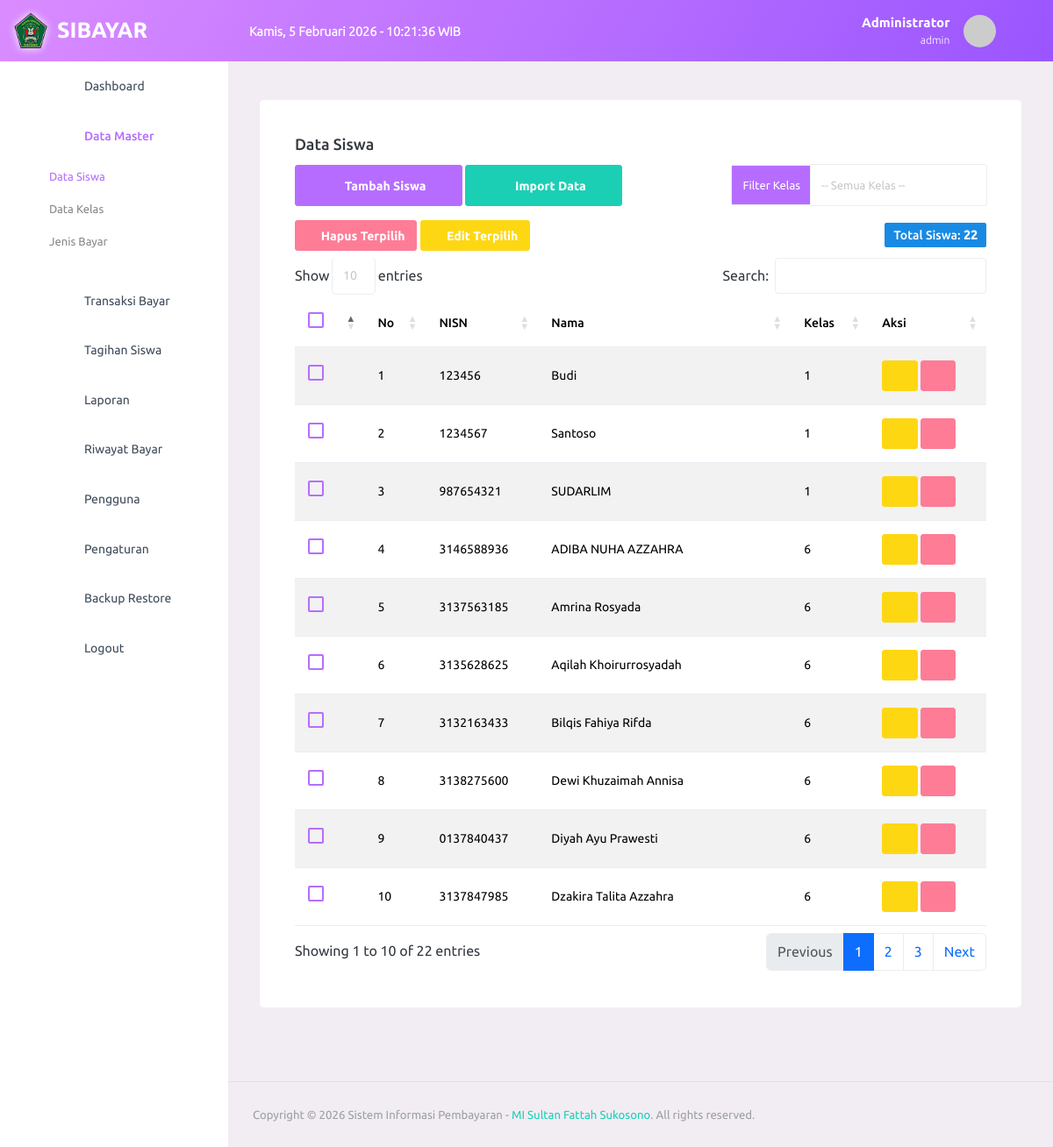
/data/siswa.php (signed in), run on the app's committed database.
### tables this page shows
CREATE TABLE `pengaturan` (
  `id_pengaturan` int NOT NULL,
  `nama_sekolah` varchar(100) DEFAULT NULL,
  `alamat_sekolah` text,
  `logo` varchar(255) DEFAULT NULL,
  `nama_bendahara` varchar(100) DEFAULT NULL,
  `tahun_ajaran` varchar(20) DEFAULT '',
  `bg_login` varchar(255) DEFAULT NULL,
  PRIMARY KEY (`id_pengaturan`)
);

CREATE TABLE `siswa` (
  `nisn` varchar(20) NOT NULL,
  `nis` varchar(20) NOT NULL,
  `nama` varchar(100) NOT NULL,
  `id_kelas` int NOT NULL,
  `alamat` text,
  `no_telp` varchar(20) DEFAULT NULL,
  PRIMARY KEY (`nisn`),
  KEY `id_kelas` (`id_kelas`),
  CONSTRAINT `siswa_ibfk_1` FOREIGN KEY (`id_kelas`) REFERENCES `kelas` (`id_kelas`) ON DELETE CASCADE
);

CREATE TABLE `kelas` (
  `id_kelas` int NOT NULL AUTO_INCREMENT,
  `nama_kelas` varchar(20) NOT NULL,
  PRIMARY KEY (`id_kelas`)
);

### config/config.php (called while the page is built, shortened)
<?php
$base_url = "http://localhost/spp/";
function base_url($path = "") {
    global $base_url;
    return $base_url . $path;
}
?>

### data/siswa.php (the view, shortened to what this page needs)
<?php
include '../template/header.php';
include '../template/sidebar.php';
$where_sql = "";
$query_siswa = mysqli_query($koneksi, "SELECT siswa.*, kelas.nama_kelas FROM siswa JOIN kelas ON siswa.id_kelas = kelas.id_kelas $where_sql ORDER BY kelas.nama_kelas ASC, siswa.nama ASC");
$jumlah_siswa = mysqli_num_rows($query_siswa);
?>
<div class="row">
    <div class="col-lg-12 grid-margin stretch-card">
        <div class="card">
            <div class="card-body">
                <h4 class="card-title">Data Siswa</h4>
                <div class="toolbar d-flex justify-content-between mb-3 align-items-center">
                    <div>
                        <button type="button" class="btn btn-primary" data-bs-toggle="modal" data-bs-target="#modalTambah">
                            <i class="mdi mdi-plus"></i> Tambah Siswa
                        </button>
                        <button type="button" class="btn btn-success" data-bs-toggle="modal" data-bs-target="#modalImport">
                            <i class="mdi mdi-file-excel"></i> Import Data
                        </button>
                    </div>
                    <form action="" method="get" class="d-flex align-items-center">
                        <div class="input-group">
                            <div class="input-group-prepend">
                                <span class="input-group-text bg-primary text-white">Filter Kelas</span>
                            </div>
                            <select name="kelas" class="form-control" onchange="this.form.submit()" style="width: 200px;">
                                <option value="">-- Semua Kelas --</option>
                            </select>
                        </div>
                    </form>
                </div>
                <form action="" method="post" id="formMultiHapus">
                    <div class="toolbar-secondary mb-2 d-flex justify-content-between align-items-center">
                        <div>
                            <button type="button" id="btnMultiHapus" class="btn btn-danger btn-sm">
                                <i class="mdi mdi-delete"></i> Hapus Terpilih
                            </button>
                            <button type="button" id="btnMultiEdit" class="btn btn-warning btn-sm">
                                <i class="mdi mdi-pencil"></i> Edit Terpilih
                            </button>
                        </div>
                        <span class="badge badge-info" style="font-size: 14px;">Total Siswa: <b><?= number_format($jumlah_siswa) ?></b></span>
                    </div>
                    <div class="table-responsive">
                        <table class="table table-striped">
                            <thead>
                                <tr>
                                    <th width="5%">
                                        <div class="form-check m-0">
                                            <label class="form-check-label">
                                            </label>
                                        </div>
                                    </th>
                                    <th>No</th>
                                <th>NISN</th>
                                <th>Nama</th>
                                <th>Kelas</th>
                                <th>Aksi</th>
                            </tr>
                        </thead>
                        <tbody>
                            <?php
                            $no = 1;
                            while ($row = mysqli_fetch_assoc($query_siswa)) :
                            ?>
                                <tr>
                                    <td>
                                        <div class="form-check m-0">
                                        </div>
                                    </td>
                                    <td><?= $no++ ?></td>
                                    <td><?= $row['nisn'] ?></td>
                                    <td><?= $row['nama'] ?></td>
                                    <td><?= $row['nama_kelas'] ?></td>
                                    <td>
                                        <button type="button" class="btn btn-warning btn-sm" data-bs-toggle="modal" data-bs-target="#modalEdit<?= $row['nisn'] ?>">
                                            <i class="mdi mdi-pencil"></i>
                                        </button>
                                        <a href="siswa.php?v=1&hapus=<?= $row['nisn'] ?>" class="btn btn-danger btn-sm btn-hapus">
                                            <i class="mdi mdi-delete"></i>
                                        </a>
                                    </td>
                                </tr>
                            <?php endwhile; ?>
                        </tbody>
                    </table>
                </div>
                </form>
            </div>
        </div>
    </div>
</div>
<?php include '../template/footer.php'; ?>

### template/header.php (shortened to what this page needs)
<?php
include_once __DIR__ . '/../config/config.php';
$q_setting = mysqli_query($koneksi, "SELECT logo FROM pengaturan WHERE id_pengaturan = 1");
$d_setting = mysqli_fetch_assoc($q_setting);
$logo_sekolah = $d_setting['logo'] ?? '';
?>
<!DOCTYPE html>
<html lang="en">
<head>
    <link rel="stylesheet" href="<?= base_url('assets/vendors/mdi/css/materialdesignicons.min.css') ?>">
    <link rel="stylesheet" href="<?= base_url('assets/vendors/css/vendor.bundle.base.css') ?>">
    <link rel="stylesheet" href="<?= base_url('assets/css/style.css') ?>?v=<?= time() ?>">
    <link rel="stylesheet" href="https://cdn.datatables.net/1.10.24/css/dataTables.bootstrap4.min.css">
</head>
<body>
    <div class="container-scroller">
        <nav class="navbar default-layout col-lg-12 col-12 p-0 fixed-top d-flex flex-row">
            <div class="navbar-brand-wrapper d-flex align-items-center justify-content-start">
                <a class="navbar-brand brand-logo d-flex align-items-center justify-content-start" href="<?= base_url() ?>" style="padding-left: 15px;">
                    <?php if (!empty($logo_sekolah)) : ?>
                        <img src="<?= base_url('assets/images/' . $logo_sekolah) ?>" alt="logo" style="width: 40px; height: 40px; margin: 0 10px 0 0 !important; filter: drop-shadow(0px 0px 5px white);" />
                    <?php endif; ?>
                    <h3 class="mb-0 font-weight-bold text-white">SIBAYAR</h3>
                </a>
            </div>
            <div class="navbar-menu-wrapper d-flex align-items-center">
                <div class="d-none d-lg-block me-auto">
                    <span class="text-white fw-bold" id="current-datetime" style="font-size: 0.9rem;"></span>
                </div>
                <ul class="navbar-nav navbar-nav-right">
                    <li class="nav-item dropdown d-none d-xl-inline-block">
                        <a class="nav-link dropdown-toggle" id="UserDropdown" href="#" data-bs-toggle="dropdown" aria-expanded="false">
                            <div class="d-none d-md-block me-3 text-end">
                                <p class="mb-0 font-weight-bold text-white"><?= $_SESSION['nama_lengkap'] ?></p>
                                <p class="mb-0 text-white small"><?= $_SESSION['role'] ?></p>
                            </div>
                            <?php
                            $foto = $_SESSION['foto'] ?? '';
                            $path_fisik = __DIR__ . '/../assets/images/faces/' . $foto;
                            if (!empty($foto) && file_exists($path_fisik)) {
                                $foto_url = base_url('assets/images/faces/' . $foto);
                            } else {
                                $foto_url = "https://ui-avatars.com/api/?name=" . urlencode($_SESSION['nama_lengkap']) . "&background=random&color=fff";
                            }
                            ?>
                            <img class="img-xs rounded-circle" src="<?= $foto_url ?>" alt="Profile image" style="object-fit: cover;">
                        </a>
                    </li>
                </ul>
            </div>
        </nav>
        <div class="container-fluid page-body-wrapper">

### template/header.php (style rules this page uses)
.container-scroller { overflow: visible !important; }
.navbar.default-layout { background: linear-gradient(120deg, #da8cff, #9a55ff) !important; }
.navbar.default-layout .navbar-brand-wrapper { background: transparent !important; }
.navbar.default-layout .navbar-menu-wrapper { background: transparent !important; }
.navbar.default-layout .navbar-brand-wrapper h3 { color: #ffffff !important; }
.navbar.default-layout .navbar-menu-wrapper .nav-link { color: #ffffff !important; }

### data on the page
pengaturan: logo (picture)
siswa: nisn "123456", nama "Budi", id_kelas.nama_kelas "1"
siswa: nisn "1234567", nama "Santoso", id_kelas.nama_kelas "1"
siswa: nisn "987654321", nama "SUDARLIM", id_kelas.nama_kelas "1"
siswa: nisn "3146588936", nama "ADIBA NUHA AZZAHRA", id_kelas.nama_kelas "6"
siswa: nisn "3137563185", nama "Amrina Rosyada", id_kelas.nama_kelas "6"
siswa: nisn "3135628625", nama "Aqilah Khoirurrosyadah", id_kelas.nama_kelas "6"
siswa: nisn "3132163433", nama "Bilqis Fahiya Rifda", id_kelas.nama_kelas "6"
siswa: nisn "3138275600", nama "Dewi Khuzaimah Annisa", id_kelas.nama_kelas "6"
siswa: nisn "0137840437", nama "Diyah Ayu Prawesti", id_kelas.nama_kelas "6"
siswa: nisn "3137847985", nama "Dzakira Talita Azzahra", id_kelas.nama_kelas "6"

### other printed values
$_SESSION['nama_lengkap'] "Administrator"
$_SESSION['role'] "admin"
$jumlah_siswa "22"
